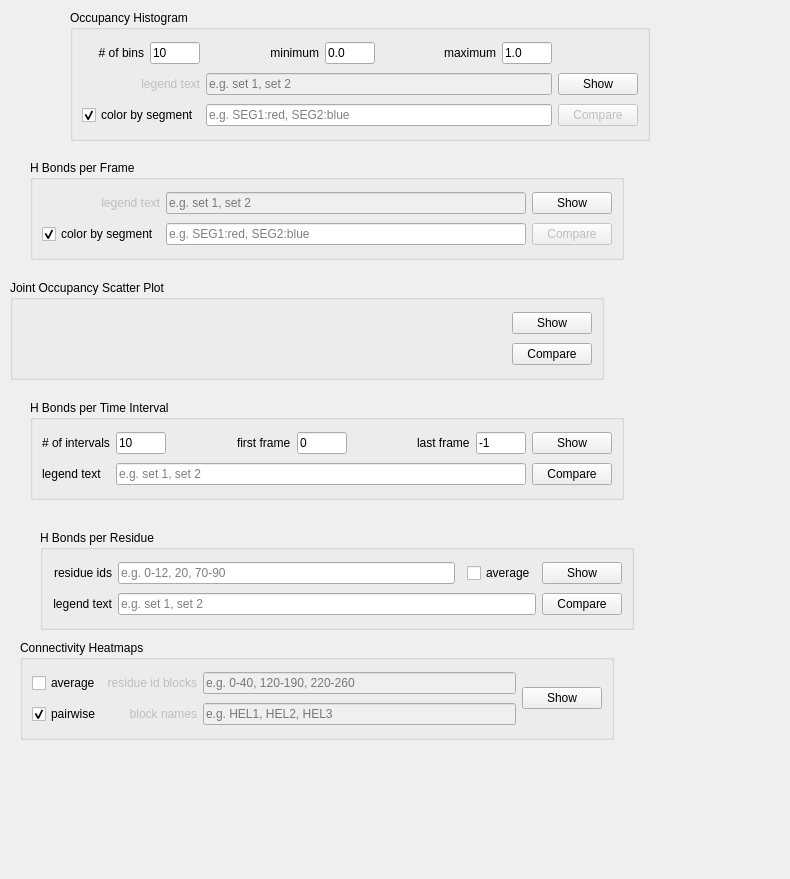
<?xml version="1.0" encoding="UTF-8"?>
<ui version="4.0">
 <class>Form</class>
 <widget class="QWidget" name="Form">
  <property name="geometry">
   <rect>
    <x>0</x>
    <y>0</y>
    <width>790</width>
    <height>879</height>
   </rect>
  </property>
  <property name="windowTitle">
   <string>Form</string>
  </property>
  <widget class="QGroupBox" name="groupBox_17">
   <property name="geometry">
    <rect>
     <x>70</x>
     <y>10</y>
     <width>580</width>
     <height>131</height>
    </rect>
   </property>
   <property name="toolTip">
    <string/>
   </property>
   <property name="title">
    <string>Occupancy Histogram</string>
   </property>
   <layout class="QGridLayout" name="gridLayout_10">
    <item row="3" column="1" colspan="2">
     <widget class="QCheckBox" name="checkbox_bonds_occupancy_segnames">
      <property name="toolTip">
       <string>&lt;html&gt;&lt;head/&gt;&lt;body&gt;&lt;p align=&quot;justify&quot;&gt;Toggle if histogram bars are colored by segment or molecule. With colors turned on, comparing to other analyses is not possible.&lt;/p&gt;&lt;/body&gt;&lt;/html&gt;</string>
      </property>
      <property name="text">
       <string>color by segment</string>
      </property>
      <property name="checked">
       <bool>true</bool>
      </property>
     </widget>
    </item>
    <item row="1" column="7" colspan="9">
     <widget class="QLabel" name="label_17">
      <property name="text">
       <string>maximum</string>
      </property>
      <property name="alignment">
       <set>Qt::AlignRight|Qt::AlignTrailing|Qt::AlignVCenter</set>
      </property>
     </widget>
    </item>
    <item row="3" column="3" colspan="14">
     <widget class="QLineEdit" name="line_bonds_occupancy_segnames">
      <property name="sizePolicy">
       <sizepolicy hsizetype="Expanding" vsizetype="Fixed">
        <horstretch>0</horstretch>
        <verstretch>0</verstretch>
       </sizepolicy>
      </property>
      <property name="minimumSize">
       <size>
        <width>160</width>
        <height>0</height>
       </size>
      </property>
      <property name="maximumSize">
       <size>
        <width>16777215</width>
        <height>16777215</height>
       </size>
      </property>
      <property name="toolTip">
       <string>&lt;html&gt;&lt;head/&gt;&lt;body&gt;&lt;p align=&quot;justify&quot;&gt;Histogram bars are colored with regard to the specified segments.&lt;/p&gt;&lt;/body&gt;&lt;/html&gt;</string>
      </property>
      <property name="placeholderText">
       <string>e.g. SEG1:red, SEG2:blue</string>
      </property>
     </widget>
    </item>
    <item row="1" column="2">
     <widget class="QLineEdit" name="line_bonds_occupancy_step">
      <property name="minimumSize">
       <size>
        <width>50</width>
        <height>0</height>
       </size>
      </property>
      <property name="maximumSize">
       <size>
        <width>50</width>
        <height>16777215</height>
       </size>
      </property>
      <property name="text">
       <string>10</string>
      </property>
     </widget>
    </item>
    <item row="2" column="3" colspan="14">
     <widget class="QLineEdit" name="line_bonds_occupancy_histogram_legend">
      <property name="enabled">
       <bool>false</bool>
      </property>
      <property name="toolTip">
       <string>&lt;html&gt;&lt;head/&gt;&lt;body&gt;&lt;p align=&quot;justify&quot;&gt;Add a prefix to the figure legend when comparing two analyses to identify them.&lt;/p&gt;&lt;/body&gt;&lt;/html&gt;</string>
      </property>
      <property name="placeholderText">
       <string>e.g. set 1, set 2</string>
      </property>
     </widget>
    </item>
    <item row="1" column="3">
     <spacer name="horizontalSpacer_2">
      <property name="orientation">
       <enum>Qt::Horizontal</enum>
      </property>
      <property name="sizeHint" stdset="0">
       <size>
        <width>40</width>
        <height>20</height>
       </size>
      </property>
     </spacer>
    </item>
    <item row="1" column="4">
     <widget class="QLabel" name="label_55">
      <property name="maximumSize">
       <size>
        <width>16777215</width>
        <height>16777215</height>
       </size>
      </property>
      <property name="text">
       <string>minimum</string>
      </property>
      <property name="alignment">
       <set>Qt::AlignRight|Qt::AlignTrailing|Qt::AlignVCenter</set>
      </property>
     </widget>
    </item>
    <item row="2" column="21">
     <widget class="QPushButton" name="button_bonds_draw_occupancy">
      <property name="toolTip">
       <string>&lt;html&gt;&lt;head/&gt;&lt;body&gt;&lt;p&gt;Compute histogram of H bond occupancies. Counts the number of H bonds with an occupancy equal or greater than the respective value.&lt;/p&gt;&lt;/body&gt;&lt;/html&gt;</string>
      </property>
      <property name="text">
       <string>Show</string>
      </property>
      <property name="autoDefault">
       <bool>false</bool>
      </property>
     </widget>
    </item>
    <item row="3" column="21">
     <widget class="QPushButton" name="button_bonds_compare_occupancy">
      <property name="enabled">
       <bool>false</bool>
      </property>
      <property name="toolTip">
       <string>&lt;html&gt;&lt;head/&gt;&lt;body&gt;&lt;p align=&quot;justify&quot;&gt;Compare current analysis to a saved analysis (.hba or .wwa).&lt;/p&gt;&lt;/body&gt;&lt;/html&gt;</string>
      </property>
      <property name="text">
       <string>Compare</string>
      </property>
      <property name="autoDefault">
       <bool>false</bool>
      </property>
     </widget>
    </item>
    <item row="2" column="1" colspan="2">
     <widget class="QLabel" name="label_9">
      <property name="enabled">
       <bool>false</bool>
      </property>
      <property name="text">
       <string>legend text</string>
      </property>
      <property name="alignment">
       <set>Qt::AlignRight|Qt::AlignTrailing|Qt::AlignVCenter</set>
      </property>
     </widget>
    </item>
    <item row="1" column="5">
     <widget class="QLineEdit" name="line_bonds_occupancy_min">
      <property name="minimumSize">
       <size>
        <width>50</width>
        <height>0</height>
       </size>
      </property>
      <property name="maximumSize">
       <size>
        <width>50</width>
        <height>16777215</height>
       </size>
      </property>
      <property name="text">
       <string>0.0</string>
      </property>
     </widget>
    </item>
    <item row="1" column="6">
     <spacer name="horizontalSpacer_3">
      <property name="orientation">
       <enum>Qt::Horizontal</enum>
      </property>
      <property name="sizeHint" stdset="0">
       <size>
        <width>40</width>
        <height>20</height>
       </size>
      </property>
     </spacer>
    </item>
    <item row="1" column="16">
     <widget class="QLineEdit" name="lineEdit">
      <property name="minimumSize">
       <size>
        <width>50</width>
        <height>0</height>
       </size>
      </property>
      <property name="maximumSize">
       <size>
        <width>50</width>
        <height>16777215</height>
       </size>
      </property>
      <property name="text">
       <string>1.0</string>
      </property>
     </widget>
    </item>
    <item row="1" column="1">
     <widget class="QLabel" name="label_56">
      <property name="maximumSize">
       <size>
        <width>16777215</width>
        <height>16777215</height>
       </size>
      </property>
      <property name="text">
       <string># of bins</string>
      </property>
      <property name="alignment">
       <set>Qt::AlignRight|Qt::AlignTrailing|Qt::AlignVCenter</set>
      </property>
     </widget>
    </item>
   </layout>
  </widget>
  <widget class="QGroupBox" name="groupBox_12">
   <property name="geometry">
    <rect>
     <x>30</x>
     <y>160</y>
     <width>594</width>
     <height>100</height>
    </rect>
   </property>
   <property name="title">
    <string>H Bonds per Frame</string>
   </property>
   <layout class="QGridLayout" name="gridLayout_4">
    <item row="1" column="3">
     <widget class="QPushButton" name="button_bonds_compare_bonds_timeseries">
      <property name="enabled">
       <bool>false</bool>
      </property>
      <property name="toolTip">
       <string>&lt;html&gt;&lt;head/&gt;&lt;body&gt;&lt;p align=&quot;justify&quot;&gt;Compare current analysis to a saved analysis (.hba or .wwa).&lt;/p&gt;&lt;/body&gt;&lt;/html&gt;</string>
      </property>
      <property name="text">
       <string>Compare</string>
      </property>
      <property name="autoDefault">
       <bool>false</bool>
      </property>
     </widget>
    </item>
    <item row="0" column="1">
     <widget class="QLineEdit" name="line_bonds_sum_legend">
      <property name="enabled">
       <bool>false</bool>
      </property>
      <property name="toolTip">
       <string>&lt;html&gt;&lt;head/&gt;&lt;body&gt;&lt;p align=&quot;justify&quot;&gt;Add a prefix to the figure legend when comparing two analyses to identify them.&lt;/p&gt;&lt;/body&gt;&lt;/html&gt;</string>
      </property>
      <property name="placeholderText">
       <string>e.g. set 1, set 2</string>
      </property>
     </widget>
    </item>
    <item row="0" column="3">
     <widget class="QPushButton" name="button_bonds_draw_bonds_timeseries">
      <property name="toolTip">
       <string>&lt;html&gt;&lt;head/&gt;&lt;body&gt;&lt;p align=&quot;justify&quot;&gt;Compute the number of H bonds per frame.&lt;/p&gt;&lt;/body&gt;&lt;/html&gt;</string>
      </property>
      <property name="text">
       <string>Show</string>
      </property>
      <property name="autoDefault">
       <bool>false</bool>
      </property>
     </widget>
    </item>
    <item row="0" column="0">
     <widget class="QLabel" name="label_8">
      <property name="enabled">
       <bool>false</bool>
      </property>
      <property name="text">
       <string>legend text</string>
      </property>
      <property name="alignment">
       <set>Qt::AlignRight|Qt::AlignTrailing|Qt::AlignVCenter</set>
      </property>
     </widget>
    </item>
    <item row="1" column="0">
     <widget class="QCheckBox" name="checkbox_bonds_timeseries_segnames">
      <property name="toolTip">
       <string>&lt;html&gt;&lt;head/&gt;&lt;body&gt;&lt;p align=&quot;justify&quot;&gt;Toggle if histogram bars are colored by segment or molecule. With colors turned on, comparing to other analyses is not possible.&lt;/p&gt;&lt;/body&gt;&lt;/html&gt;</string>
      </property>
      <property name="text">
       <string>color by segment</string>
      </property>
      <property name="checked">
       <bool>true</bool>
      </property>
     </widget>
    </item>
    <item row="1" column="1">
     <widget class="QLineEdit" name="line_bonds_timeseries_segnames">
      <property name="toolTip">
       <string>&lt;html&gt;&lt;head/&gt;&lt;body&gt;&lt;p align=&quot;justify&quot;&gt;Time series are colored with regard to the specified segments.&lt;/p&gt;&lt;/body&gt;&lt;/html&gt;</string>
      </property>
      <property name="text">
       <string/>
      </property>
      <property name="placeholderText">
       <string>e.g. SEG1:red, SEG2:blue</string>
      </property>
     </widget>
    </item>
   </layout>
  </widget>
  <widget class="QGroupBox" name="groupBox_6">
   <property name="geometry">
    <rect>
     <x>10</x>
     <y>280</y>
     <width>594</width>
     <height>100</height>
    </rect>
   </property>
   <property name="toolTip">
    <string/>
   </property>
   <property name="title">
    <string>Joint Occupancy Scatter Plot</string>
   </property>
   <layout class="QGridLayout" name="gridLayout_6">
    <item row="1" column="3">
     <widget class="QPushButton" name="button_bonds_add_hba">
      <property name="toolTip">
       <string>&lt;html&gt;&lt;head/&gt;&lt;body&gt;&lt;p align=&quot;justify&quot;&gt;Compare current analysis to a set of saved analyses (.hba or .wwa). Multiple analysis files can be selected.&lt;/p&gt;&lt;/body&gt;&lt;/html&gt;</string>
      </property>
      <property name="text">
       <string>Compare</string>
      </property>
      <property name="autoDefault">
       <bool>false</bool>
      </property>
     </widget>
    </item>
    <item row="0" column="3">
     <widget class="QPushButton" name="button_bonds_draw_joint_barcode">
      <property name="toolTip">
       <string>&lt;html&gt;&lt;head/&gt;&lt;body&gt;&lt;p align=&quot;justify&quot;&gt;Compute the joint occupancy of the H bond network. The joint occupancy is true, if all H bonds of the network are present in a frame and false otherwise.&lt;/p&gt;&lt;/body&gt;&lt;/html&gt;</string>
      </property>
      <property name="text">
       <string>Show</string>
      </property>
      <property name="autoDefault">
       <bool>false</bool>
      </property>
     </widget>
    </item>
    <item row="1" column="0">
     <spacer name="horizontalSpacer_9">
      <property name="orientation">
       <enum>Qt::Horizontal</enum>
      </property>
      <property name="sizeHint" stdset="0">
       <size>
        <width>40</width>
        <height>20</height>
       </size>
      </property>
     </spacer>
    </item>
   </layout>
  </widget>
  <widget class="QGroupBox" name="groupBox_9">
   <property name="geometry">
    <rect>
     <x>30</x>
     <y>400</y>
     <width>594</width>
     <height>100</height>
    </rect>
   </property>
   <property name="title">
    <string>H Bonds per Time Interval</string>
   </property>
   <layout class="QGridLayout" name="gridLayout_7">
    <item row="0" column="6">
     <spacer name="horizontalSpacer_11">
      <property name="orientation">
       <enum>Qt::Horizontal</enum>
      </property>
      <property name="sizeHint" stdset="0">
       <size>
        <width>40</width>
        <height>20</height>
       </size>
      </property>
     </spacer>
    </item>
    <item row="0" column="7">
     <widget class="QLabel" name="label_13">
      <property name="text">
       <string>last frame</string>
      </property>
     </widget>
    </item>
    <item row="2" column="2" colspan="7">
     <widget class="QLineEdit" name="line_bonds_time_histogram_legend">
      <property name="minimumSize">
       <size>
        <width>0</width>
        <height>0</height>
       </size>
      </property>
      <property name="toolTip">
       <string>&lt;html&gt;&lt;head/&gt;&lt;body&gt;&lt;p align=&quot;justify&quot;&gt;Add a prefix to the figure legend when comparing two analyses to identify them.&lt;/p&gt;&lt;/body&gt;&lt;/html&gt;</string>
      </property>
      <property name="placeholderText">
       <string>e.g. set 1, set 2</string>
      </property>
     </widget>
    </item>
    <item row="0" column="2">
     <widget class="QLineEdit" name="line_bonds_nb_blocks">
      <property name="minimumSize">
       <size>
        <width>50</width>
        <height>0</height>
       </size>
      </property>
      <property name="maximumSize">
       <size>
        <width>50</width>
        <height>16777215</height>
       </size>
      </property>
      <property name="text">
       <string>10</string>
      </property>
     </widget>
    </item>
    <item row="0" column="4">
     <widget class="QLabel" name="label_2">
      <property name="text">
       <string>first frame</string>
      </property>
     </widget>
    </item>
    <item row="0" column="5">
     <widget class="QLineEdit" name="line_bonds_time_first">
      <property name="minimumSize">
       <size>
        <width>50</width>
        <height>0</height>
       </size>
      </property>
      <property name="maximumSize">
       <size>
        <width>50</width>
        <height>16777215</height>
       </size>
      </property>
      <property name="toolTip">
       <string/>
      </property>
      <property name="text">
       <string>0</string>
      </property>
     </widget>
    </item>
    <item row="2" column="1">
     <widget class="QLabel" name="label_12">
      <property name="text">
       <string>legend text</string>
      </property>
     </widget>
    </item>
    <item row="0" column="3">
     <spacer name="horizontalSpacer_10">
      <property name="orientation">
       <enum>Qt::Horizontal</enum>
      </property>
      <property name="sizeHint" stdset="0">
       <size>
        <width>40</width>
        <height>20</height>
       </size>
      </property>
     </spacer>
    </item>
    <item row="2" column="9">
     <widget class="QPushButton" name="button_bonds_compare_bonds_per_time_interval">
      <property name="toolTip">
       <string>&lt;html&gt;&lt;head/&gt;&lt;body&gt;&lt;p align=&quot;justify&quot;&gt;Compare current analysis to a saved analysis (.hba or .wwa).&lt;/p&gt;&lt;/body&gt;&lt;/html&gt;</string>
      </property>
      <property name="text">
       <string>Compare</string>
      </property>
      <property name="autoDefault">
       <bool>false</bool>
      </property>
     </widget>
    </item>
    <item row="0" column="9">
     <widget class="QPushButton" name="button_bonds_draw_bonds_per_time_interval">
      <property name="toolTip">
       <string>&lt;html&gt;&lt;head/&gt;&lt;body&gt;&lt;p align=&quot;justify&quot;&gt;Compute a histogram of time intervals.&lt;/p&gt;&lt;p align=&quot;justify&quot;&gt;Counts the number of H bonds formed in the respective time interval.&lt;/p&gt;&lt;/body&gt;&lt;/html&gt;</string>
      </property>
      <property name="text">
       <string>Show</string>
      </property>
      <property name="autoDefault">
       <bool>false</bool>
      </property>
     </widget>
    </item>
    <item row="0" column="8">
     <widget class="QLineEdit" name="line_bonds_time_last">
      <property name="minimumSize">
       <size>
        <width>50</width>
        <height>0</height>
       </size>
      </property>
      <property name="maximumSize">
       <size>
        <width>50</width>
        <height>16777215</height>
       </size>
      </property>
      <property name="text">
       <string>-1</string>
      </property>
     </widget>
    </item>
    <item row="0" column="1">
     <widget class="QLabel" name="label_3">
      <property name="text">
       <string># of intervals</string>
      </property>
     </widget>
    </item>
   </layout>
  </widget>
  <widget class="QGroupBox" name="groupBox_8">
   <property name="geometry">
    <rect>
     <x>40</x>
     <y>530</y>
     <width>594</width>
     <height>100</height>
    </rect>
   </property>
   <property name="title">
    <string>H Bonds per Residue</string>
   </property>
   <layout class="QGridLayout" name="gridLayout_8">
    <item row="0" column="4">
     <widget class="QPushButton" name="button_bonds_draw_bonds_per_residue">
      <property name="toolTip">
       <string>&lt;html&gt;&lt;head/&gt;&lt;body&gt;&lt;p align=&quot;justify&quot;&gt;Compute the number of H bonds per residue. Results are colored by segment.&lt;/p&gt;&lt;/body&gt;&lt;/html&gt;</string>
      </property>
      <property name="text">
       <string>Show</string>
      </property>
      <property name="autoDefault">
       <bool>false</bool>
      </property>
     </widget>
    </item>
    <item row="0" column="0">
     <widget class="QLabel" name="label_10">
      <property name="text">
       <string>residue ids</string>
      </property>
      <property name="alignment">
       <set>Qt::AlignRight|Qt::AlignTrailing|Qt::AlignVCenter</set>
      </property>
     </widget>
    </item>
    <item row="1" column="4">
     <widget class="QPushButton" name="button_bonds_compare_bonds_per_residue">
      <property name="toolTip">
       <string>&lt;html&gt;&lt;head/&gt;&lt;body&gt;&lt;p align=&quot;justify&quot;&gt;Compare current analysis to a saved analysis (.hba or .wwa).&lt;/p&gt;&lt;/body&gt;&lt;/html&gt;</string>
      </property>
      <property name="text">
       <string>Compare</string>
      </property>
      <property name="autoDefault">
       <bool>false</bool>
      </property>
     </widget>
    </item>
    <item row="0" column="3">
     <widget class="QCheckBox" name="checkbox_bonds_per_residue_average">
      <property name="toolTip">
       <string>&lt;html&gt;&lt;head/&gt;&lt;body&gt;&lt;p align=&quot;justify&quot;&gt;Toggle, if absolute number of connections or time averaged number of connections are used.&lt;/p&gt;&lt;/body&gt;&lt;/html&gt;</string>
      </property>
      <property name="text">
       <string>average</string>
      </property>
     </widget>
    </item>
    <item row="0" column="1">
     <widget class="QLineEdit" name="line_bonds_per_residue_range">
      <property name="placeholderText">
       <string>e.g. 0-12, 20, 70-90</string>
      </property>
     </widget>
    </item>
    <item row="1" column="0">
     <widget class="QLabel" name="label_11">
      <property name="text">
       <string>legend text</string>
      </property>
      <property name="alignment">
       <set>Qt::AlignRight|Qt::AlignTrailing|Qt::AlignVCenter</set>
      </property>
     </widget>
    </item>
    <item row="1" column="1" colspan="3">
     <widget class="QLineEdit" name="line_bonds_per_residue_legend">
      <property name="toolTip">
       <string>&lt;html&gt;&lt;head/&gt;&lt;body&gt;&lt;p align=&quot;justify&quot;&gt;Add a prefix to the figure legend when comparing two analyses to identify them.&lt;/p&gt;&lt;/body&gt;&lt;/html&gt;</string>
      </property>
      <property name="placeholderText">
       <string>e.g. set 1, set 2</string>
      </property>
     </widget>
    </item>
   </layout>
  </widget>
  <widget class="QGroupBox" name="groupBox_13">
   <property name="geometry">
    <rect>
     <x>20</x>
     <y>640</y>
     <width>594</width>
     <height>100</height>
    </rect>
   </property>
   <property name="title">
    <string>Connectivity Heatmaps</string>
   </property>
   <layout class="QGridLayout" name="gridLayout_2">
    <item row="0" column="0">
     <widget class="QCheckBox" name="checkbox_bonds_heatmap_average">
      <property name="toolTip">
       <string>&lt;html&gt;&lt;head/&gt;&lt;body&gt;&lt;p align=&quot;justify&quot;&gt;Toggle, if absolute number of connections or time averaged number of connections are used.&lt;/p&gt;&lt;/body&gt;&lt;/html&gt;</string>
      </property>
      <property name="text">
       <string>average</string>
      </property>
     </widget>
    </item>
    <item row="0" column="1">
     <widget class="QLabel" name="label_bonds_ranges">
      <property name="enabled">
       <bool>false</bool>
      </property>
      <property name="text">
       <string>residue id blocks</string>
      </property>
      <property name="alignment">
       <set>Qt::AlignRight|Qt::AlignTrailing|Qt::AlignVCenter</set>
      </property>
     </widget>
    </item>
    <item row="0" column="2">
     <widget class="QLineEdit" name="line_bonds_heatmap_ranges">
      <property name="enabled">
       <bool>false</bool>
      </property>
      <property name="text">
       <string/>
      </property>
      <property name="placeholderText">
       <string>e.g. 0-40, 120-190, 220-260</string>
      </property>
     </widget>
    </item>
    <item row="0" column="3" rowspan="2">
     <widget class="QPushButton" name="button_bonds_draw_heatmap">
      <property name="toolTip">
       <string>&lt;html&gt;&lt;head/&gt;&lt;body&gt;&lt;p align=&quot;justify&quot;&gt;Compute the number of H bonds between every pair of residues. This can be done per residue or for blocks of residues.&lt;/p&gt;&lt;/body&gt;&lt;/html&gt;</string>
      </property>
      <property name="text">
       <string>Show</string>
      </property>
      <property name="autoDefault">
       <bool>false</bool>
      </property>
     </widget>
    </item>
    <item row="1" column="0">
     <widget class="QCheckBox" name="checkbox_bonds_heatmap_residuewise">
      <property name="toolTip">
       <string>&lt;html&gt;&lt;head/&gt;&lt;body&gt;&lt;p align=&quot;justify&quot;&gt;Toggle, if heatmap is generated for every pair of residues or for blocks of residue ids. The number of blocks and the number of block names have to be consistent. This option is only available, if residuewise was not checked during initialization.&lt;/p&gt;&lt;/body&gt;&lt;/html&gt;</string>
      </property>
      <property name="text">
       <string>pairwise</string>
      </property>
      <property name="checked">
       <bool>true</bool>
      </property>
     </widget>
    </item>
    <item row="1" column="1">
     <widget class="QLabel" name="label_bonds_names">
      <property name="enabled">
       <bool>false</bool>
      </property>
      <property name="text">
       <string>block names</string>
      </property>
      <property name="alignment">
       <set>Qt::AlignRight|Qt::AlignTrailing|Qt::AlignVCenter</set>
      </property>
     </widget>
    </item>
    <item row="1" column="2">
     <widget class="QLineEdit" name="line_bonds_heatmap_names">
      <property name="enabled">
       <bool>false</bool>
      </property>
      <property name="text">
       <string/>
      </property>
      <property name="placeholderText">
       <string>e.g. HEL1, HEL2, HEL3</string>
      </property>
     </widget>
    </item>
   </layout>
  </widget>
 </widget>
 <resources/>
 <connections/>
</ui>
